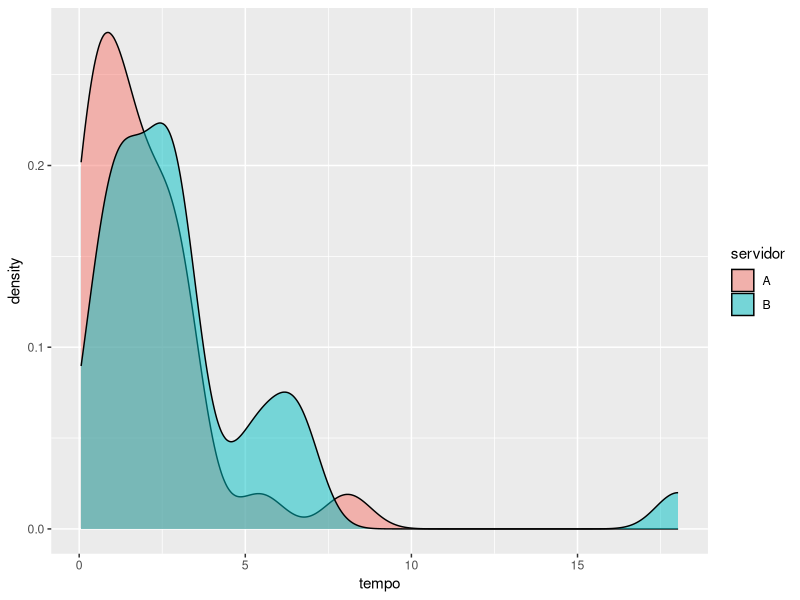

Here is the R script that generated this plot:
#-------------------------------------------------------------------------------
# Aplicação de Testes de Hipótese
# Comparando Grupos (Paramétrico vs. Não Paramétrico)
#-------------------------------------------------------------------------------

library(tidyverse)

# A regra de ouro: Paramétrico ou Não Paramétrico?
# 1. Cheque a premissa de NORMALIDADE dos dados.
#    - Visual: Gráfico Q-Q (Quantil-Quantil). Se os pontos seguem a linha, é um bom sinal.
#    - Formal: Teste de Shapiro-Wilk (`shapiro.test()`).
#      - H0: Os dados vieram de uma distribuição normal.
#      - Se p-valor > 0.05, NÃO rejeitamos H0 (assumimos normalidade).
#      - Se p-valor < 0.05, REJEITAMOS H0 (os dados NÃO são normais).
#
# 2. Escolha o teste:
#    - Dados Normais -> Teste t de Student (Paramétrico)
#    - Dados Não Normais -> Teste de Wilcoxon (Não Paramétrico)
#-------------------------------------------------------------------------------


# ---- 1. Comparando Amostras INDEPENDENTES ----

# ----- Cenário A: Dados Normais -----
# Pergunta: O comprimento da sépala (`Sepal.Length`) difere entre as espécies "setosa" e "versicolor"?

data(iris)
setosa_sl <- iris %>% filter(Species == "setosa") %>% pull(Sepal.Length)
versicolor_sl <- iris %>% filter(Species == "versicolor") %>% pull(Sepal.Length)

# Passo 1: Checar normalidade para CADA grupo
shapiro.test(setosa_sl)     # p-valor = 0.4595 (> 0.05 -> OK!)
shapiro.test(versicolor_sl) # p-valor = 0.4647 (> 0.05 -> OK!)

# Conclusão da Premissa: Ambos os grupos seguem uma distribuição normal.
# Teste Escolhido: Teste t para amostras independentes.

t.test(setosa_sl, versicolor_sl)
# Resultado: p-valor < 2.2e-16. Há uma diferença significativa nas médias.


# ----- Cenário B: Dados NÃO Normais -----
# Pergunta: O tempo de resposta de dois servidores (A e B) é diferente?
set.seed(123)
servidor_A <- rexp(30, rate = 0.5) # `rexp` gera dados com assimetria à direita (não-normal)
servidor_B <- rexp(30, rate = 0.4)
dados_servidores <- data.frame(
  tempo = c(servidor_A, servidor_B),
  servidor = rep(c("A", "B"), each = 30)
)

# Visualização
ggplot(dados_servidores, aes(x = tempo, fill = servidor)) + geom_density(alpha = 0.5)

# Passo 1: Checar normalidade
shapiro.test(servidor_A) 
shapiro.test(servidor_B) 

# Conclusão da Premissa: Os dados violam a premissa de normalidade.
# Teste Escolhido: Teste de Wilcoxon-Mann-Whitney (o `wilcox.test` para amostras independentes).

wilcox.test(tempo ~ servidor, data = dados_servidores)
# Resultado: Há uma diferença significativa na distribuição
# do tempo de resposta entre os servidores.


# ---- 2. Comparando Amostras PAREADAS ----
# Para testes pareados, a premissa de normalidade se aplica às DIFERENÇAS entre os pares.

# ----- Cenário A: Diferenças Normais -----
# Pergunta: Um programa de treinamento de digitação aumentou a velocidade dos funcionários?
set.seed(42)
velocidade_antes <- rnorm(20, mean = 50, sd = 5)
velocidade_depois <- velocidade_antes + rnorm(20, mean = 5, sd = 2) # Aumento com variação normal

# Passo 1: Calcular as diferenças e checar sua normalidade
diferencas_normais <- velocidade_depois - velocidade_antes
shapiro.test(diferencas_normais) # p-valor (> 0.05 -> As diferenças SÃO normais!)

# Conclusão da Premissa: As diferenças são normais.
# Teste Escolhido: Teste t pareado.

t.test(velocidade_antes, velocidade_depois, paired = TRUE)
# Resultado: Há uma diferença significativa (um aumento) na velocidade.


# ----- Cenário B: Diferenças NÃO Normais -----
# Pergunta: Uma campanha de marketing alterou o número de itens vendidos por dia?
set.seed(42)
vendas_antes <- floor(rexp(25, 0.05))
vendas_depois <- vendas_antes + c(floor(rexp(15, 0.1)), -floor(rexp(10, 0.1))) # Variação não-normal

# Passo 1: Calcular as diferenças e checar sua normalidade
diferencas_nao_normais <- vendas_depois - vendas_antes
shapiro.test(diferencas_nao_normais) # p-valor (< 0.05 -> As diferenças NÃO são normais!)

# Conclusão da Premissa: As diferenças violam a premissa de normalidade.
# Teste Escolhido: Teste dos Postos Sinalizados de Wilcoxon.

wilcox.test(vendas_antes, vendas_depois, paired = TRUE)
# Resultado: p-valor = 0.02. Há uma diferença estatisticamente significativa nas vendas.